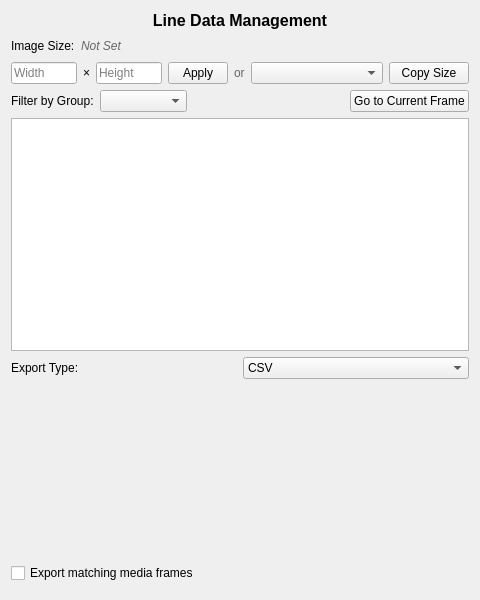
<?xml version="1.0" encoding="UTF-8"?>
<ui version="4.0">
 <class>Line_Widget</class>
 <widget class="QWidget" name="Line_Widget">
  <property name="geometry">
   <rect>
    <x>0</x>
    <y>0</y>
    <width>480</width>
    <height>600</height>
   </rect>
  </property>
  <property name="windowTitle">
   <string>Form</string>
  </property>
  <layout class="QVBoxLayout" name="mainVerticalLayout">
   <item>
    <widget class="QLabel" name="label_main_title">
     <property name="font">
      <font>
       <pointsize>12</pointsize>
       <bold>true</bold>
      </font>
     </property>
     <property name="text">
      <string>Line Data Management</string>
     </property>
     <property name="alignment">
      <set>Qt::AlignmentFlag::AlignCenter</set>
     </property>
    </widget>
   </item>
   <item>
    <layout class="QVBoxLayout" name="imageSizeMainLayout">
     <item>
      <layout class="QHBoxLayout" name="imageSizeLayout">
       <item>
        <widget class="QLabel" name="label_image_size">
         <property name="text">
          <string>Image Size:</string>
         </property>
        </widget>
       </item>
       <item>
        <widget class="QLabel" name="image_size_status_label">
         <property name="text">
          <string>Not Set</string>
         </property>
         <property name="styleSheet">
          <string>color: #666666; font-style: italic;</string>
         </property>
        </widget>
       </item>
       <item>
        <spacer name="horizontalSpacer_imageSize">
         <property name="orientation">
          <enum>Qt::Orientation::Horizontal</enum>
         </property>
         <property name="sizeHint" stdset="0">
          <size>
           <width>40</width>
           <height>20</height>
          </size>
         </property>
        </spacer>
       </item>
      </layout>
     </item>
     <item>
      <layout class="QHBoxLayout" name="imageSizeControlsLayout">
       <item>
        <widget class="QLineEdit" name="image_width_edit">
         <property name="placeholderText">
          <string>Width</string>
         </property>
         <property name="maximumSize">
          <size>
           <width>80</width>
           <height>16777215</height>
          </size>
         </property>
        </widget>
       </item>
       <item>
        <widget class="QLabel" name="label_x_separator">
         <property name="text">
          <string>×</string>
         </property>
        </widget>
       </item>
       <item>
        <widget class="QLineEdit" name="image_height_edit">
         <property name="placeholderText">
          <string>Height</string>
         </property>
         <property name="maximumSize">
          <size>
           <width>80</width>
           <height>16777215</height>
          </size>
         </property>
        </widget>
       </item>
       <item>
        <widget class="QPushButton" name="apply_image_size_button">
         <property name="text">
          <string>Apply</string>
         </property>
         <property name="maximumSize">
          <size>
           <width>60</width>
           <height>16777215</height>
          </size>
         </property>
        </widget>
       </item>
       <item>
        <widget class="QLabel" name="label_or">
         <property name="text">
          <string>or</string>
         </property>
         <property name="styleSheet">
          <string>color: #666666;</string>
         </property>
        </widget>
       </item>
       <item>
        <widget class="QComboBox" name="copy_from_media_combo">
         <property name="placeholderText">
          <string>Copy from media...</string>
         </property>
         <property name="maximumSize">
          <size>
           <width>150</width>
           <height>16777215</height>
          </size>
         </property>
        </widget>
       </item>
       <item>
        <widget class="QPushButton" name="copy_image_size_button">
         <property name="text">
          <string>Copy Size</string>
         </property>
         <property name="maximumSize">
          <size>
           <width>80</width>
           <height>16777215</height>
          </size>
         </property>
        </widget>
       </item>
      </layout>
     </item>
    </layout>
   </item>
   <item>
    <layout class="QHBoxLayout" name="groupFilterLayout">
     <item>
      <widget class="QLabel" name="groupFilterLabel">
       <property name="text">
        <string>Filter by Group:</string>
       </property>
      </widget>
     </item>
     <item>
      <widget class="QComboBox" name="groupFilterCombo">
       <property name="placeholderText">
        <string>All Groups</string>
       </property>
      </widget>
     </item>
     <item>
      <spacer name="horizontalSpacer_groupFilter">
       <property name="orientation">
        <enum>Qt::Orientation::Horizontal</enum>
       </property>
       <property name="sizeHint" stdset="0">
        <size>
         <width>40</width>
         <height>20</height>
        </size>
       </property>
      </spacer>
     </item>
     <item>
      <widget class="QPushButton" name="autoScrollButton">
       <property name="text">
        <string>Go to Current Frame</string>
       </property>
       <property name="toolTip">
        <string>Scroll table to show data for the current time frame</string>
       </property>
      </widget>
     </item>
    </layout>
   </item>
   <item>
    <widget class="QTableView" name="tableView"/>
   </item>
   <item>
    <widget class="Section" name="export_section" native="true">
     <property name="sizePolicy">
      <sizepolicy hsizetype="Expanding" vsizetype="Preferred">
       <horstretch>0</horstretch>
       <verstretch>0</verstretch>
      </sizepolicy>
     </property>
     <layout class="QVBoxLayout" name="exportSectionLayout">
      <property name="leftMargin">
       <number>0</number>
      </property>
      <property name="topMargin">
       <number>0</number>
      </property>
      <property name="rightMargin">
       <number>0</number>
      </property>
      <property name="bottomMargin">
       <number>0</number>
      </property>
      <item>
       <layout class="QHBoxLayout" name="exportTypeLayout">
        <item>
         <widget class="QLabel" name="label_export_type">
          <property name="text">
           <string>Export Type:</string>
          </property>
         </widget>
        </item>
        <item>
         <widget class="QComboBox" name="export_type_combo">
          <item>
           <property name="text">
            <string>CSV</string>
           </property>
          </item>
          <item>
           <property name="text">
            <string>Binary</string>
           </property>
          </item>
         </widget>
        </item>
       </layout>
      </item>
      <item>
       <widget class="QStackedWidget" name="stacked_saver_options">
        <property name="currentIndex">
         <number>0</number>
        </property>
        <widget class="CSVLineSaver_Widget" name="csv_line_saver_widget"/>
        <widget class="BinaryLineSaver_Widget" name="binary_line_saver_widget"/>
       </widget>
      </item>
      <item>
       <widget class="QCheckBox" name="export_media_frames_checkbox">
        <property name="text">
         <string>Export matching media frames</string>
        </property>
        <property name="checked">
         <bool>false</bool>
        </property>
       </widget>
      </item>
      <item>
       <widget class="MediaExport_Widget" name="media_export_options_widget" native="true"/>
      </item>
     </layout>
    </widget>
   </item>
  </layout>
 </widget>
 <customwidgets>
  <customwidget>
   <class>CSVLineSaver_Widget</class>
   <extends>QWidget</extends>
   <header>DataExport_Widget/Lines/CSV/CSVLineSaver_Widget.hpp</header>
   <container>1</container>
  </customwidget>
  <customwidget>
   <class>BinaryLineSaver_Widget</class>
   <extends>QWidget</extends>
   <header>DataExport_Widget/Lines/Binary/BinaryLineSaver_Widget.hpp</header>
   <container>1</container>
  </customwidget>
  <customwidget>
   <class>MediaExport_Widget</class>
   <extends>QWidget</extends>
   <header>MediaExport/MediaExport_Widget.hpp</header>
   <container>1</container>
  </customwidget>
  <customwidget>
   <class>Section</class>
   <extends>QWidget</extends>
   <header>Collapsible_Widget/Section.hpp</header>
   <container>1</container>
  </customwidget>
 </customwidgets>
 <resources/>
 <connections/>
</ui>
